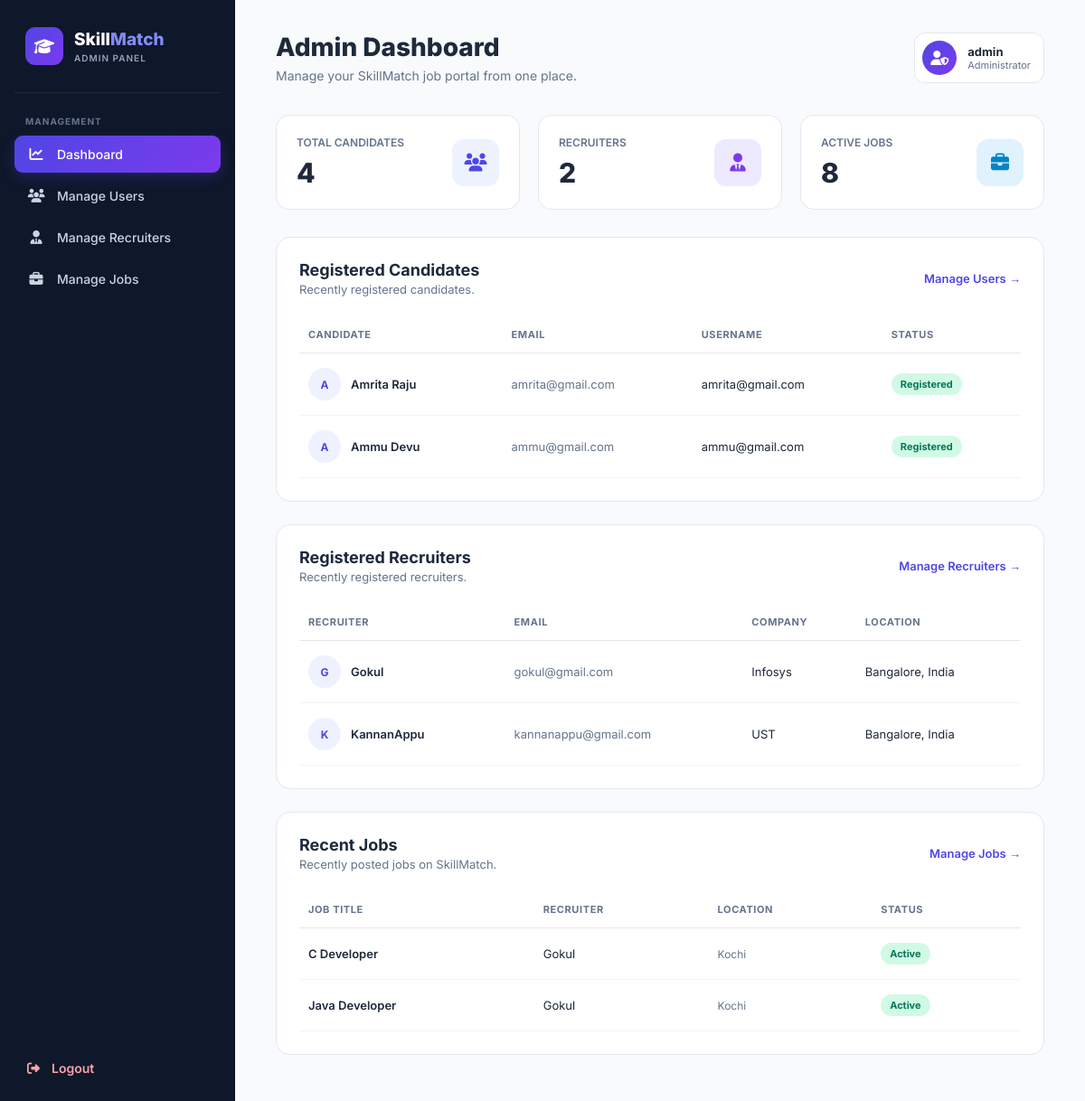
The app's page /admin_dashboard/ (signed in) with its own data.
### app/models.py (models this page shows, shortened)
class CandidateProfile(models.Model):
    user = models.OneToOneField(User, on_delete=models.CASCADE)
    phone = models.CharField(max_length=15, blank=True)
    location = models.CharField(max_length=100, blank=True)
    education = models.CharField(max_length=200, blank=True)
    experience = models.IntegerField(default=0)
    skills = models.ManyToManyField(Skill, blank=True)
    resume = models.FileField(upload_to='resumes/', blank=True, null=True)

class RecruiterProfile(models.Model):
    user = models.OneToOneField(User, on_delete=models.CASCADE)
    company = models.CharField(max_length=200)
    phone = models.CharField(max_length=15, blank=True)
    location = models.CharField(max_length=100, blank=True)

class Job(models.Model):
    recruiter = models.ForeignKey(RecruiterProfile, on_delete=models.CASCADE, related_name='jobs', null=True,
    blank=True)
    title = models.CharField(max_length=200)
    company = models.CharField(max_length=200)
    location = models.CharField(max_length=100)
    experience = models.CharField(max_length=100, blank=True)
    jobtype = models.CharField(max_length=100,blank=True)
    education = models.CharField(max_length=100,blank=True)
    description = models.TextField()
    lastdate = models.DateField(null=True, blank=True)
    required_skills = models.ManyToManyField(Skill, blank=True)
    salary = models.CharField(max_length=100, blank=True)
    created_at = models.DateTimeField(auto_now_add=True)
    is_active = models.BooleanField(default=True)

### app/views.py (the view)
# urls.py: path('admin_dashboard/', views.admin_dashboard, name='admin_dashboard'),
@login_required
def admin_dashboard(request):
    if not request.user.is_staff:
        messages.error(
            request,
            "You are not authorized to access this page."
        )
        return redirect('login')
    candidates = (
        CandidateProfile.objects
        .select_related('user')
        .prefetch_related('skills')
        .all()
    )
    recruiters = (
        RecruiterProfile.objects
        .select_related('user')
        .all()
    )
    jobs = (
        Job.objects
        .select_related('recruiter')
        .prefetch_related('required_skills')
        .all()
        .order_by('-id')
    )
    user_count = candidates.count()
    recruiter_count = recruiters.count()
    job_count = jobs.count()
    return render(
        request,
        'admin_dashboard.html',
        {
            'candidates': candidates,
            'recruiters': recruiters,
            'jobs': jobs,
            'user_count': user_count,
            'recruiter_count': recruiter_count,
            'job_count': job_count,
        }
    )

### app/templates/admin_dashboard.html (shortened to what this page needs)
<!DOCTYPE html>
<html lang="en">
<head>
    <link
        rel="stylesheet"
        href="https://cdnjs.cloudflare.com/ajax/libs/font-awesome/6.4.0/css/all.min.css"
    >
</head>
<body>
<div class="dashboard">
    <aside class="sidebar">
        <div>
            <div class="brand">
                <div class="brand-logo">
                    <div class="brand-icon">
                        <i class="fa-solid fa-graduation-cap"></i>
                    </div>
                    <div>
                        <div class="brand-name">
                            Skill<span>Match</span>
                        </div>
                        <div class="brand-subtitle">
                            ADMIN PANEL
                        </div>
                    </div>
                </div>
            </div>
            <div class="nav-title">
                Management
            </div>
            <ul class="nav-menu">
                <li class="active">
                    <a href="{% url 'admin_dashboard' %}">
                        <i class="fa-solid fa-chart-line"></i>
                        <span>
                            Dashboard
                        </span>
                    </a>
                </li>
                <li>
                    <a href="{% url 'admin_manage_users' %}">
                        <i class="fa-solid fa-users"></i>
                        <span>
                            Manage Users
                        </span>
                    </a>
                </li>
                <li>
                    <a href="{% url 'admin_manage_recruiters' %}">
                        <i class="fa-solid fa-user-tie"></i>
                        <span>
                            Manage Recruiters
                        </span>
                    </a>
                </li>
                <li>
                    <a href="{% url 'admin_manage_jobs' %}">
                        <i class="fa-solid fa-briefcase"></i>
                        <span>
                            Manage Jobs
                        </span>
                    </a>
                </li>
            </ul>
        </div>
        <div class="sidebar-bottom">
            <a href="{% url 'adminlogin' %}" class="logout">
                <i class="fa-solid fa-right-from-bracket"></i>
                <span>
                    Logout
                </span>
            </a>
        </div>
    </aside>
    <main class="main">
        <header class="top-header">
            <div class="welcome">
                <h1>
                    Admin Dashboard
                </h1>
                <p>
                    Manage your SkillMatch job portal from one place.
                </p>
            </div>
            <div class="admin-profile">
                <div class="admin-avatar">
                    <i class="fa-solid fa-user-shield"></i>
                </div>
                <div class="admin-info">
                    <strong>
                        {{ request.user.username }}
                    </strong>
                    <span>
                        Administrator
                    </span>
                </div>
            </div>
        </header>
        <section class="stats-grid">
            <div class="stat-card">
                <div>
                    <div class="stat-label">
                        Total Candidates
                    </div>
                    <div class="stat-number">
                        {{ user_count }}
                    </div>
                </div>
                <div class="stat-icon users-icon">
                    <i class="fa-solid fa-users"></i>
                </div>
            </div>
            <div class="stat-card">
                <div>
                    <div class="stat-label">
                        Recruiters
                    </div>
                    <div class="stat-number">
                        {{ recruiter_count|default:"0" }}
                    </div>
                </div>
                <div class="stat-icon recruiter-icon">
                    <i class="fa-solid fa-user-tie"></i>
                </div>
            </div>
            <div class="stat-card">
                <div>
                    <div class="stat-label">
                        Active Jobs
                    </div>
                    <div class="stat-number">
                        {{ job_count|default:"0" }}
                    </div>
                </div>
                <div class="stat-icon jobs-icon">
                    <i class="fa-solid fa-briefcase"></i>
                </div>
            </div>
        </section>
        <section class="table-card">
            <div class="table-header">
                <div>
                    <h2>
                        Registered Candidates
                    </h2>
                    <p>
                        Recently registered candidates.
                    </p>
                </div>
                <a
                    href="{% url 'admin_manage_users' %}"
                    class="view-all"
                >
                    Manage Users →
                </a>
            </div>
            <table>
                <thead>
                    <tr>
                        <th>
                            Candidate
                        </th>
                        <th>
                            Email
                        </th>
                        <th>
                            Username
                        </th>
                        <th>
                            Status
                        </th>
                    </tr>
                </thead>
                <tbody>
    {% for candidate in candidates|slice:":2" %}
    <tr>
        <td>
            <div class="user-cell">
                <div class="user-avatar">
                    {% if candidate.user.first_name %}
                        {{ candidate.user.first_name|first|upper }}
                    {% else %}
                        U
                    {% endif %}
                </div>
                <div class="user-name">
                    {{ candidate.user.first_name }}
                    {{ candidate.user.last_name }}
                </div>
            </div>
        </td>
        <td class="email">
            {{ candidate.user.email }}
        </td>
        <td>
            {{ candidate.user.username }}
        </td>
        <td>
            <span class="status">
                Registered
            </span>
        </td>
    </tr>
    {% endfor %}
</tbody>
            </table>
        </section>
        <section class="table-card">
            <div class="table-header">
                <div>
                    <h2>
                        Registered Recruiters
                    </h2>
                    <p>
                        Recently registered recruiters.
                    </p>
                </div>
                <a
                    href="{% url 'admin_manage_recruiters' %}"
                    class="view-all"
                >
                    Manage Recruiters →
                </a>
            </div>
            <table>
                <thead>
                    <tr>
                        <th>
                            Recruiter
                        </th>
                        <th>
                            Email
                        </th>
                        <th>
                            Company
                        </th>
                        <th>
                            Location
                        </th>
                    </tr>
                </thead>
                <tbody>
                    {% for recruiter in recruiters|slice:":2" %}
                    <tr>
                        <td>
                            <div class="user-cell">
                                <div class="user-avatar">
                                    {% if recruiter.user.username %}
                                        {{ recruiter.user.username|first|upper }}
                                    {% else %}
                                        R
                                    {% endif %}
                                </div>
                                <div class="user-name">
                                    {{ recruiter.user.username }}
                                </div>
                            </div>
                        </td>
                        <td class="email">
                            {{ recruiter.user.email }}
                        </td>
                        <td>
                            {{ recruiter.company|default:"Not specified" }}
                        </td>
                        <td>
                            {{ recruiter.location|default:"Not specified" }}
                        </td>
                    </tr>
                    {% endfor %}
                </tbody>
            </table>
        </section>
        <section class="table-card">
            <div class="table-header">
                <div>
                    <h2>
                        Recent Jobs
                    </h2>
                    <p>
                        Recently posted jobs on SkillMatch.
                    </p>
                </div>
                <a
                    href="{% url 'admin_manage_jobs' %}"
                    class="view-all"
                >
                    Manage Jobs →
                </a>
            </div>
            <table>
                <thead>
                    <tr>
                        <th>
                            Job Title
                        </th>
                        <th>
                            Recruiter
                        </th>
                        <th>
                            Location
                        </th>
                        <th>
                            Status
                        </th>
                    </tr>
                </thead>
                <tbody>
                    {% for job in jobs|slice:":2" %}
                    <tr>
                        <td>
                            <div class="job-title">
                                {{ job.title }}
                            </div>
                        </td>
                        <td>
                            {% if job.recruiter.user %}
                                {{ job.recruiter.user.username }}
                            {% else %}
                                {{ job.recruiter }}
                            {% endif %}
                        </td>
                        <td class="company">
                            {{ job.location|default:"Not specified" }}
                        </td>
                        <td>
                            <span class="status">
                                Active
                            </span>
                        </td>
                    </tr>
                    {% endfor %}
                </tbody>
            </table>
        </section>
    </main>
</div>
</body>
</html>

### records on screen
CandidateProfile: user.first_name|first "A", user.first_name "Amrita", user.last_name "Raju", user.email "amrita@gmail.com", user.username "amrita@gmail.com"
CandidateProfile: user.first_name|first "A", user.first_name "Ammu", user.last_name "Devu", user.email "ammu@gmail.com", user.username "ammu@gmail.com"
RecruiterProfile: user.username|first "G", user.username "Gokul", user.email "gokul@gmail.com", company "Infosys", location "Bangalore, India"
RecruiterProfile: user.username|first "K", user.username "KannanAppu", user.email "kannanappu@gmail.com", company "UST", location "Bangalore, India"
Job: title "C Developer", recruiter.user.username "Gokul", location "Kochi"
Job: title "Java Developer", recruiter.user.username "Gokul", location "Kochi"

### other values on screen
{{ request.user.username }} "admin"
{{ user_count }} "4"
{{ recruiter_count|default:"0" }} "2"
{{ job_count|default:"0" }} "8"
